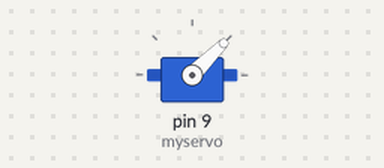
Simulated run of this sketch. Board: Arduino Uno, built with avr-gcc and run on an emulated ATmega328P. Shown: servo.

Above: at 0.05 s.
At 6.15 s:
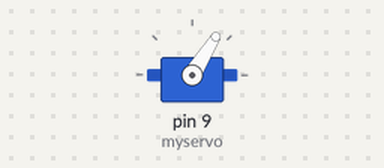
At 6.25 s:
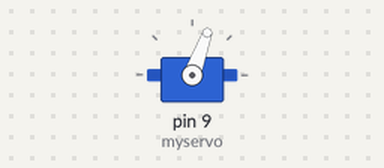
Timing chart, 0 to 8.2 s (numbered marks = the images above):
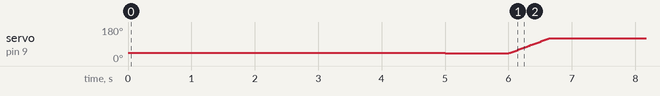

The sketch:

to_validate_filter.ino
```cpp
#include <Servo.h> ;
Servo myservo;  // create servo object to control a servo
                // a maximum of eight servo objects can be created

int pos = 0;    // variable to store the servo position
int flag = 1;

void setup()
{
  myservo.attach(9);  // attaches the servo on pin 9 to the servo object
}


void loop()
{
  if(flag){
    myservo.write(45);              // tell servo to go to position in variable 'pos'
    delay(5000);
    myservo.write(42);              // tell servo to go to position in variable 'pos'
    delay(1000);
    flag =0;
  }

  for(pos = 42; pos < 121; pos += 1)  // 19,139
  {                                  // in steps of 1 degree
    myservo.write(pos);              // tell servo to go to position in variable 'pos'
    delay(8);                       // waits 15ms for the servo to reach the position
  }
  delay(2500);
  for(pos = 121; pos>=42; pos-=1)     // goes from 180 degrees to 0 degrees
  {
    myservo.write(pos);              // tell servo to go to position in variable 'pos'
    delay(8);                       // waits 15ms for the servo to reach the position
  }
  delay(2500);
}
```
